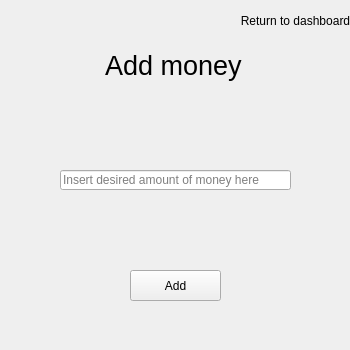
<?xml version="1.0" encoding="UTF-8"?>
<ui version="4.0">
 <class>MainWindow</class>
 <widget class="QMainWindow" name="MainWindow">
  <property name="geometry">
   <rect>
    <x>0</x>
    <y>0</y>
    <width>350</width>
    <height>350</height>
   </rect>
  </property>
  <property name="windowTitle">
   <string>Slot Machine</string>
  </property>
  <widget class="QWidget" name="centralwidget">
   <widget class="QLabel" name="Addmoney_Label">
    <property name="geometry">
     <rect>
      <x>105</x>
      <y>40</y>
      <width>170</width>
      <height>51</height>
     </rect>
    </property>
    <property name="font">
     <font>
      <pointsize>20</pointsize>
     </font>
    </property>
    <property name="text">
     <string>Add money</string>
    </property>
   </widget>
   <widget class="QPushButton" name="RTDB_Button">
    <property name="geometry">
     <rect>
      <x>240</x>
      <y>10</y>
      <width>111</width>
      <height>21</height>
     </rect>
    </property>
    <property name="text">
     <string>Return to dashboard</string>
    </property>
    <property name="flat">
     <bool>true</bool>
    </property>
   </widget>
   <widget class="QPushButton" name="Add_Button">
    <property name="geometry">
     <rect>
      <x>130</x>
      <y>270</y>
      <width>91</width>
      <height>31</height>
     </rect>
    </property>
    <property name="text">
     <string>Add</string>
    </property>
   </widget>
   <widget class="QLineEdit" name="Money_Line">
    <property name="geometry">
     <rect>
      <x>60</x>
      <y>170</y>
      <width>231</width>
      <height>20</height>
     </rect>
    </property>
    <property name="placeholderText">
     <string>Insert desired amount of money here</string>
    </property>
   </widget>
   <widget class="QLabel" name="Error_Label">
    <property name="geometry">
     <rect>
      <x>20</x>
      <y>230</y>
      <width>311</width>
      <height>16</height>
     </rect>
    </property>
    <property name="font">
     <font>
      <pointsize>8</pointsize>
     </font>
    </property>
    <property name="styleSheet">
     <string notr="true">color: rgb(255, 0, 0);</string>
    </property>
    <property name="text">
     <string/>
    </property>
   </widget>
  </widget>
 </widget>
 <resources/>
 <connections/>
</ui>
